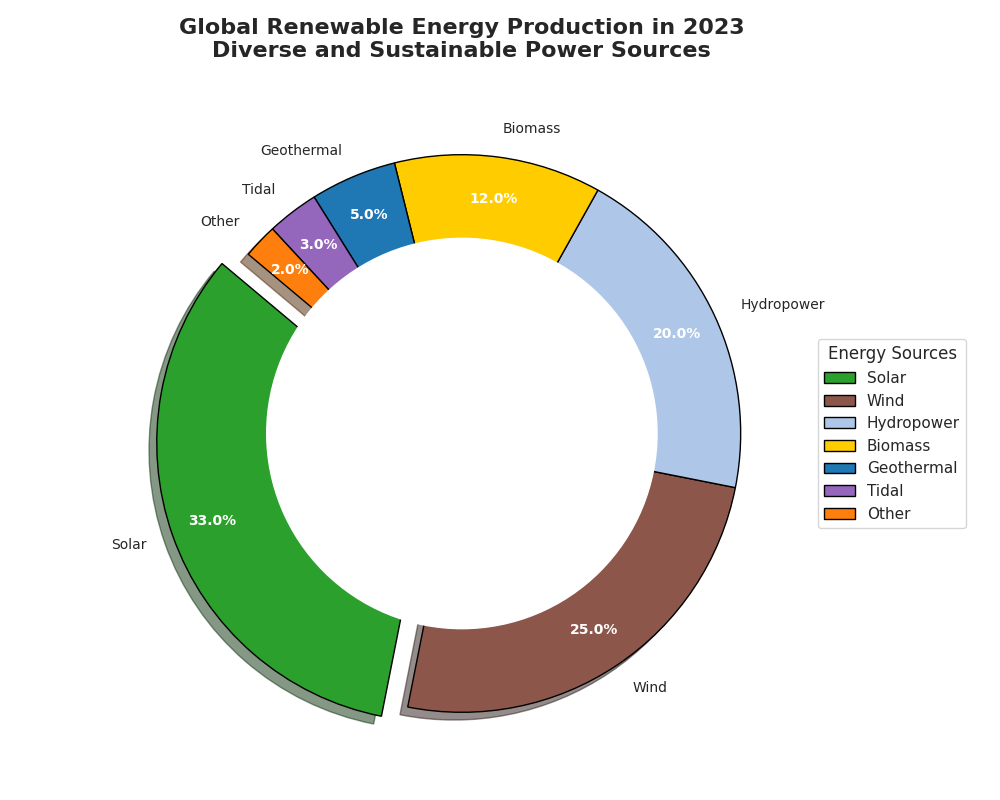

Recreate this plot in Python.
import matplotlib.pyplot as plt

energy_sources = ['Solar', 'Wind', 'Hydropower', 'Biomass', 'Geothermal', 'Tidal', 'Other']
energy_share = [33, 25, 20, 12, 5, 3, 2]

# Shuffled colors for the pie chart segments
colors = ['#2ca02c', '#8c564b', '#aec7e8', '#ffcc00', '#1f77b4', '#9467bd', '#ff7f0e']

explode = (0.1, 0, 0, 0, 0, 0, 0)

plt.figure(figsize=(10, 8))
wedges, texts, autotexts = plt.pie(
    energy_share, 
    explode=explode, 
    labels=energy_sources, 
    autopct='%1.1f%%', 
    startangle=140, 
    colors=colors, 
    pctdistance=0.85, 
    wedgeprops={'edgecolor': 'black'}, 
    shadow=True
)

for text in texts:
    text.set_fontsize(10)
for autotext in autotexts:
    autotext.set_fontsize(10)
    autotext.set_color('white')
    autotext.set_fontweight('bold')

centre_circle = plt.Circle((0, 0), 0.70, fc='white')
fig = plt.gcf()
fig.gca().add_artist(centre_circle)

plt.title('Global Renewable Energy Production in 2023\nDiverse and Sustainable Power Sources', fontsize=16, fontweight='bold', pad=20)

plt.legend(wedges, energy_sources, title="Energy Sources", loc="center left", bbox_to_anchor=(1, 0, 0.5, 1))

plt.tight_layout()
plt.show()
